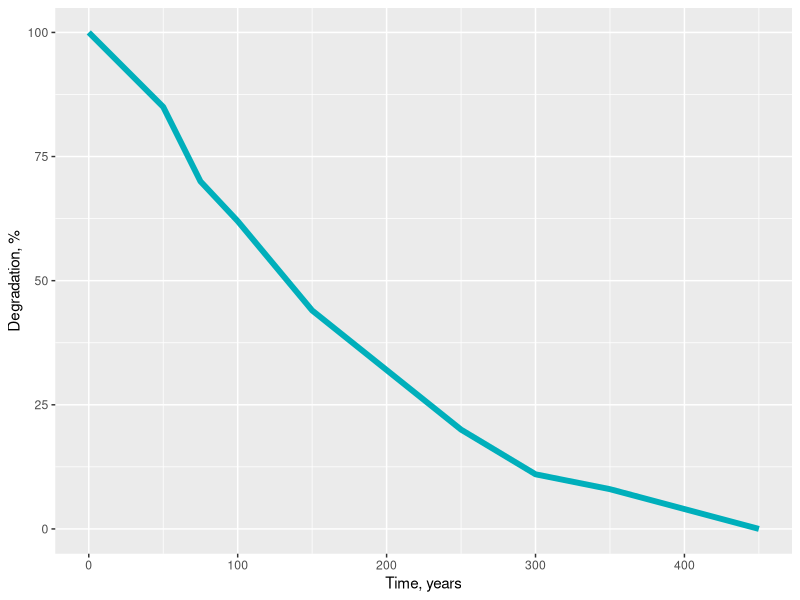
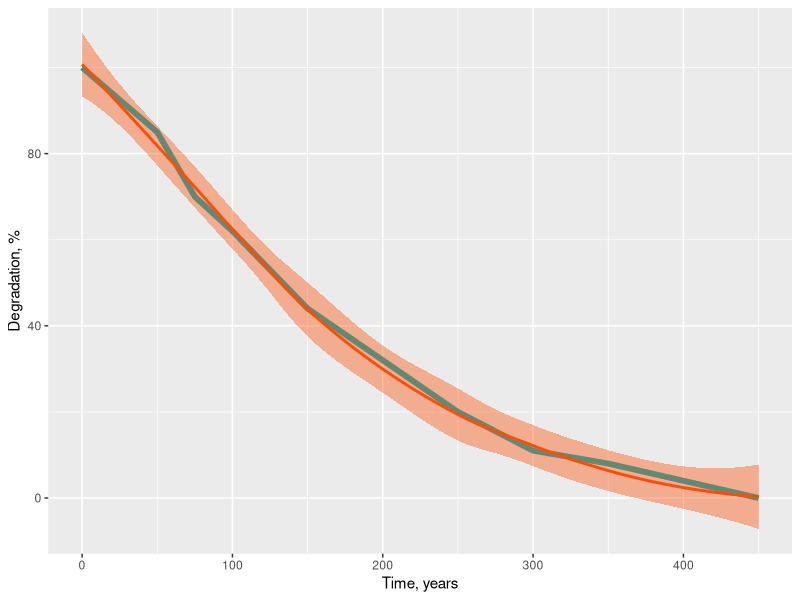

Recreate these plots in R, in order.
## ---- chunk 1
install.packages("ggplot2")
## ---- chunk 2
library(ggplot2)
setwd("C:/Book/Chapter2/Examples")
data <-read.csv(file="Ex2.2.csv",head=TRUE,sep=",")

# Basic time-series plot
p<- ggplot(data = data, aes(x = data$Time..years, y = data$relative.degradation...))+
  geom_line(color = "#00AFBB", size = 2)+xlab("Time, years")+ ylab("Degradation, %")
p

#Add trend smoothed line:
loessp<- p + stat_smooth(
  color = "#FC4E07", fill = "#FC4E07",
  method = "loess"
  )
loessp

#Get the model and predict a value (for instance @120 years)
model <- loess(data$relative.degradation... ~ data$Time..years,data)
predicted.value<- predict(model,120)
predicted.value
